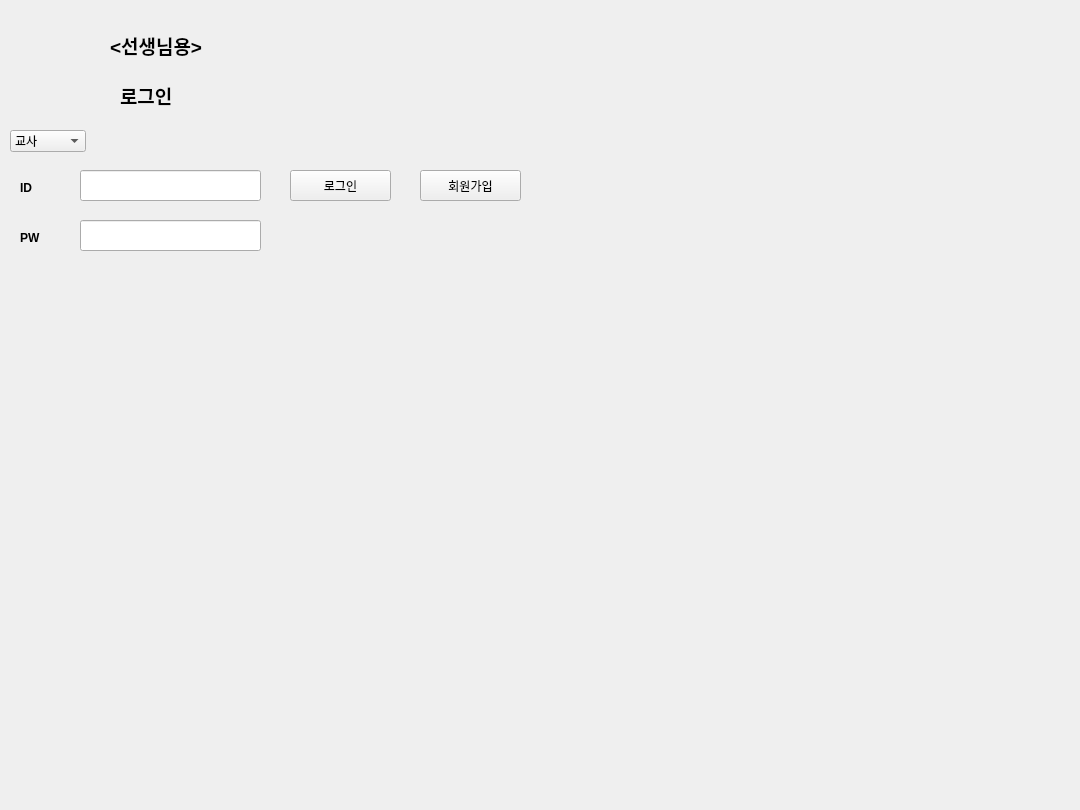
    <widget class="QWidget" name="tab">
     <attribute name="title">
      <string>로그인</string>
     </attribute>
     <widget class="QLabel" name="login_label">
      <property name="geometry">
       <rect>
        <x>0</x>
        <y>0</y>
        <width>1071</width>
        <height>801</height>
       </rect>
      </property>
      <property name="text">
       <string/>
      </property>
      <property name="pixmap">
       <pixmap>../../Desktop/의명박6팀(230206~)/등산.png</pixmap>
      </property>
      <property name="scaledContents">
       <bool>true</bool>
      </property>
     </widget>
     <widget class="QPushButton" name="login_btn">
      <property name="geometry">
       <rect>
        <x>290</x>
        <y>170</y>
        <width>101</width>
        <height>31</height>
       </rect>
      </property>
      <property name="text">
       <string>로그인</string>
      </property>
     </widget>
     <widget class="QLabel" name="login_label_2">
      <property name="geometry">
       <rect>
        <x>120</x>
        <y>80</y>
        <width>81</width>
        <height>31</height>
       </rect>
      </property>
      <property name="font">
       <font>
        <family>Arial</family>
        <pointsize>14</pointsize>
        <weight>75</weight>
        <bold>true</bold>
       </font>
      </property>
      <property name="text">
       <string>로그인</string>
      </property>
     </widget>
     <widget class="QLabel" name="id_label">
      <property name="geometry">
       <rect>
        <x>20</x>
        <y>180</y>
        <width>64</width>
        <height>15</height>
       </rect>
      </property>
      <property name="font">
       <font>
        <family>Arial</family>
        <weight>75</weight>
        <bold>true</bold>
       </font>
      </property>
      <property name="text">
       <string>ID</string>
      </property>
     </widget>
     <widget class="QLineEdit" name="teacher_id">
      <property name="geometry">
       <rect>
        <x>80</x>
        <y>170</y>
        <width>181</width>
        <height>31</height>
       </rect>
      </property>
     </widget>
     <widget class="QLineEdit" name="teacher_pw">
      <property name="geometry">
       <rect>
        <x>80</x>
        <y>220</y>
        <width>181</width>
        <height>31</height>
       </rect>
      </property>
      <property name="echoMode">
       <enum>QLineEdit::Password</enum>
      </property>
     </widget>
     <widget class="QLabel" name="pw_label">
      <property name="geometry">
       <rect>
        <x>20</x>
        <y>230</y>
        <width>64</width>
        <height>15</height>
       </rect>
      </property>
      <property name="font">
       <font>
        <family>Arial</family>
        <weight>75</weight>
        <bold>true</bold>
       </font>
      </property>
      <property name="text">
       <string>PW</string>
      </property>
     </widget>
     <widget class="QLabel" name="teacher_label">
      <property name="geometry">
       <rect>
        <x>110</x>
        <y>30</y>
        <width>121</width>
        <height>31</height>
       </rect>
      </property>
      <property name="font">
       <font>
        <family>Arial</family>
        <pointsize>14</pointsize>
        <weight>75</weight>
        <bold>true</bold>
       </font>
      </property>
      <property name="text">
       <string>&lt;선생님용&gt;</string>
      </property>
     </widget>
     <widget class="QPushButton" name="sign_up">
      <property name="geometry">
       <rect>
        <x>420</x>
        <y>170</y>
        <width>101</width>
        <height>31</height>
       </rect>
      </property>
      <property name="text">
       <string>회원가입</string>
      </property>
     </widget>
     <widget class="QLabel" name="login_label_4">
      <property name="geometry">
       <rect>
        <x>90</x>
        <y>270</y>
        <width>371</width>
        <height>21</height>
       </rect>
      </property>
      <property name="text">
       <string/>
      </property>
     </widget>
     <widget class="QComboBox" name="combo">
      <property name="geometry">
       <rect>
        <x>10</x>
        <y>130</y>
        <width>76</width>
        <height>22</height>
       </rect>
      </property>
      <item>
       <property name="text">
        <string>교사</string>
       </property>
      </item>
     </widget>
    </widget>
